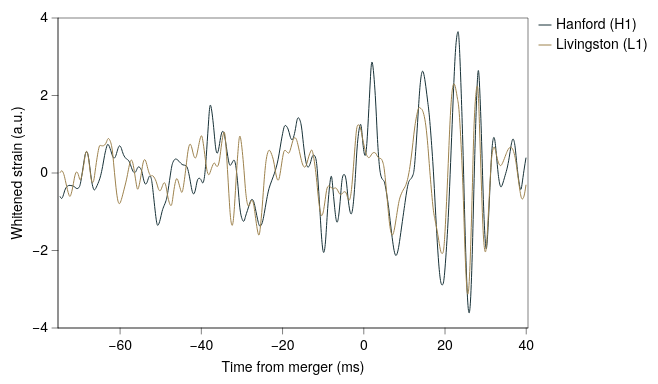

Vega-Lite specification stored for this chart:
### Vega-Lite specification from a JSON file in a GitHub repository (floating-point values rounded to 4 significant figures; data arrays with more than 128 entries replaced by an {"elided": "..."} marker saying what was removed)
{"background": null, "config": {"arc": {"fill": "#DBDBDB", "fillOpacity": 1.0, "innerRadius": 38.75, "padAngle": 0.03, "stroke": "black", "strokeOpacity": 1, "strokeWidth": 0.25}, "area": {"fill": "#DBDBDB", "fillOpacity": 1.0, "stroke": "black", "strokeOpacity": 1, "strokeWidth": 0.25}, "axis": {"domain": true, "domainCap": "round", "domainColor": "black", "domainWidth": 0.25, "grid": false, "gridCap": "round", "gridColor": "#F1F1F1", "gridDash": [0, 0], "gridOpacity": 1.0, "gridWidth": 0.25, "labelColor": "black", "labelFont": "Helvetica Neue, HelveticaNeue, Helvetica, Arial, sans-serif", "labelFontSize": 7, "labelFontStyle": "normal", "labelFontWeight": 400, "offset": 0, "ticks": true, "tickCap": "round", "tickColor": "black", "tickRound": false, "tickSize": 3, "tickWidth": 0.25, "titleColor": "black", "titleFont": "Helvetica Neue, HelveticaNeue, Helvetica, Arial, sans-serif", "titleFontSize": 7, "titleFontStyle": "normal", "titleFontWeight": 400}, "axisX": {"domain": true, "labelAlign": "center", "labelAngle": 0, "labels": true, "ticks": true, "translate": 0}, "axisY": {"domain": true, "labelAlign": "right", "labelAngle": 0, "labels": true, "ticks": true, "translate": 0}, "axisRight": {"domain": true, "labelAlign": "left", "labelAngle": 0, "labels": true, "ticks": true, "translate": 0}, "axisTop": {"domain": true, "labelAlign": "center", "labelAngle": 0, "labels": true, "ticks": true, "translate": 0}, "axisBand": {"tickOffset": 0}, "bar": {"fill": "#DBDBDB", "fillOpacity": 1.0, "stroke": "black", "strokeOpacity": 1, "strokeWidth": 0.25}, "boxplot": {"size": 13.95, "ticks": {"cornerRadius": 0.25, "fill": "black", "opacity": 1, "size": 6.975, "thickness": 0.25}, "box": {"fillOpacity": 1.0, "stroke": "black", "strokeOpacity": 1, "strokeWidth": 0.25}, "median": {"cornerRadius": 0, "fill": "black", "fillOpacity": 1.0, "opacity": 1, "size": 13.95, "thickness": 0.25}, "rule": {"fill": "black", "fillOpacity": 1.0, "size": 15.5, "stroke": "black", "strokeDash": [0, 0], "strokeOpacity": 1, "strokeWidth": 0.25}, "outliers": {"color": "black", "fill": "black", "fillOpacity": 1.0, "size": 0, "stroke": "black", "strokeOpacity": 1, "strokeWidth": 0.25}}, "circle": {"fill": "black", "fillOpacity": 1.0, "size": 1.938, "stroke": null, "strokeOpacity": 1, "strokeWidth": 0.25}, "errorband": {"band": {"fillOpacity": 0.6, "stroke": null, "strokeWidth": 0.25, "strokeOpacity": 1}, "borders": {"opacity": 0, "strokeOpacity": 0.25, "strokeWidth": 1}}, "errorbar": {"opacity": 1, "rule": {"strokeDash": [0, 0], "strokeWidth": 0.25}, "ticks": {"color": "black", "cornerRadius": 0.125, "opacity": 1, "size": 9.3, "thickness": 0.25}, "thickness": 0.25}, "font": "Helvetica Neue, HelveticaNeue, Helvetica, Arial, sans-serif", "geoshape": {"fill": "#DBDBDB", "fillOpacity": 1.0, "stroke": "black", "strokeOpacity": 1, "strokeWidth": 0.25}, "header": {"labelColor": "black", "labelFont": "Helvetica Neue, HelveticaNeue, Helvetica, Arial, sans-serif", "labelFontSize": 7, "labelFontStyle": "normal", "labelFontWeight": 400, "titleColor": "black", "titleFont": "Helvetica Neue, HelveticaNeue, Helvetica, Arial, sans-serif", "titleFontSize": 7, "titleFontStyle": "normal", "titleFontWeight": 400, "titlePadding": 0}, "legend": {"disable": false, "offset": 4.5, "titlePadding": 4, "labelOffset": 2, "gradientLabelOffset": 2, "gradientLength": 77.5, "gradientThickness": 7.75, "gradientOpacity": 1.0, "gradientStrokeColor": "black", "gradientStrokeWidth": 0.25, "labelColor": "black", "labelFont": "Helvetica Neue, HelveticaNeue, Helvetica, Arial, sans-serif", "labelFontSize": 7, "labelFontStyle": "normal", "labelFontWeight": 400, "strokeColor": "black", "strokeWidth": 0, "symbolSize": 42, "symbolStrokeColor": "black", "symbolStrokeWidth": 0.25, "titleColor": "black", "titleFont": "Helvetica Neue, HelveticaNeue, Helvetica, Arial, sans-serif", "titleFontSize": 7, "titleFontStyle": "normal", "titleFontWeight": 400}, "line": {"color": "black", "stroke": "black", "strokeCap": "butt", "strokeDash": [0, 0], "strokeOpacity": 1, "strokeWidth": 0.5}, "point": {"filled": true, "fill": "#DBDBDB", "fillOpacity": 1.0, "size": 7.75, "stroke": "black", "strokeOpacity": 1, "strokeWidth": 0.25}, "range": {"category": ["#B2B2B2", "#4A7CD3", "#008542", "#664CAF", "#509F98", "#636363", "#284F93", "#005226", "#382864", "#285753"], "diverging": {"scheme": ["#443E60", "#5F597E", "#7C759B", "#9994B6", "#B7B4CC", "#D6D5DC", "#F6F6F6", "#D1DAD9", "#A4C2BF", "#7AA9A4", "#578E89", "#37736E", "#1B5954"]}, "heatmap": {"scheme": ["#440154", "#472270", "#433E82", "#38598C", "#2C728E", "#238A8D", "#24A086", "#39B578", "#5DC862", "#96D646", "#CAE02D", "#FDE724"]}, "ordinal": {"scheme": ["#F1F1F1", "#DBDBDB", "#C6C6C6", "#B2B2B2", "#9D9D9D", "#898989", "#767676", "#636363", "#515151", "#404040", "#2F2F2F", "#1F1F1F"]}, "ramp": {"scheme": ["#440154", "#472270", "#433E82", "#38598C", "#2C728E", "#238A8D", "#24A086", "#39B578", "#5DC862", "#96D646", "#CAE02D", "#FDE724"]}}, "rule": {"color": "black", "stroke": "black", "strokeCap": "round", "strokeDash": [2, 2], "strokeOpacity": 1, "strokeWidth": 0.25}, "scale": {"barBandPaddingInner": 0.1, "rectBandPaddingInner": 0, "tickBandPaddingInner": 0.1, "bandPaddingOuter": 0.1, "bandWithNestedOffsetPaddingInner": 0.2, "bandWithNestedOffsetPaddingOuter": 0.2, "offsetBandPaddingInner": 0, "offsetBandPaddingOuter": 0, "continuousPadding": 1, "round": false}, "rect": {"fill": "#DBDBDB", "fillOpacity": 1.0, "stroke": "black", "strokeOpacity": 1, "strokeWidth": 0.25}, "square": {"fill": "#DBDBDB", "fillOpacity": 1.0, "size": 15.5, "stroke": "black", "strokeOpacity": 1, "strokeWidth": 0.25}, "text": {"color": "black", "font": "Helvetica Neue, HelveticaNeue, Helvetica, Arial, sans-serif", "fontSize": 7, "fontStyle": "normal", "fontWeight": 400}, "tick": {"color": "black", "cornerRadius": 0.125, "opacity": 1.0, "size": 13.95, "thickness": 0.25}, "title": {"anchor": "middle", "frame": "group", "color": "black", "font": "Helvetica Neue, HelveticaNeue, Helvetica, Arial, sans-serif", "fontSize": 7, "fontStyle": "normal", "fontWeight": 400, "subtitleColor": "black", "subtitleFont": "Helvetica Neue, HelveticaNeue, Helvetica, Arial, sans-serif", "subtitleFontSize": "Helvetica Neue, HelveticaNeue, Helvetica, Arial, sans-serif", "subtitleFontStyle": "normal", "subtitleFontWeight": 400}, "trail": {"color": "black", "opacity": 1, "size": 0.5}, "view": {"continuousWidth": 235, "continuousHeight": 155, "discreteWidth": 235, "discreteHeight": 155, "fill": null, "stroke": "black", "strokeWidth": 0.25}}, "data": {"name": "data-59e004421c9bed9b8a89789085d7d6d0"}, "mark": {"type": "line", "interpolate": "natural"}, "encoding": {"color": {"field": "detector", "scale": {"domain": ["Hanford (H1)", "Livingston (L1)"], "range": ["#173137", "#9D824D"]}, "sort": ["Hanford (H1)", "Livingston (L1)"], "title": null, "type": "nominal"}, "x": {"field": "t", "scale": {"domain": [-74.8, 39.94], "nice": false}, "title": "Time from merger (ms)", "type": "quantitative"}, "y": {"field": "strain", "title": "Whitened strain (a.u.)", "type": "quantitative"}}, "$schema": "https://vega.github.io/schema/vega-lite/v6.4.1.json", "datasets": {"data-59e004421c9bed9b8a89789085d7d6d0": {"elided": "440 records"}}}
